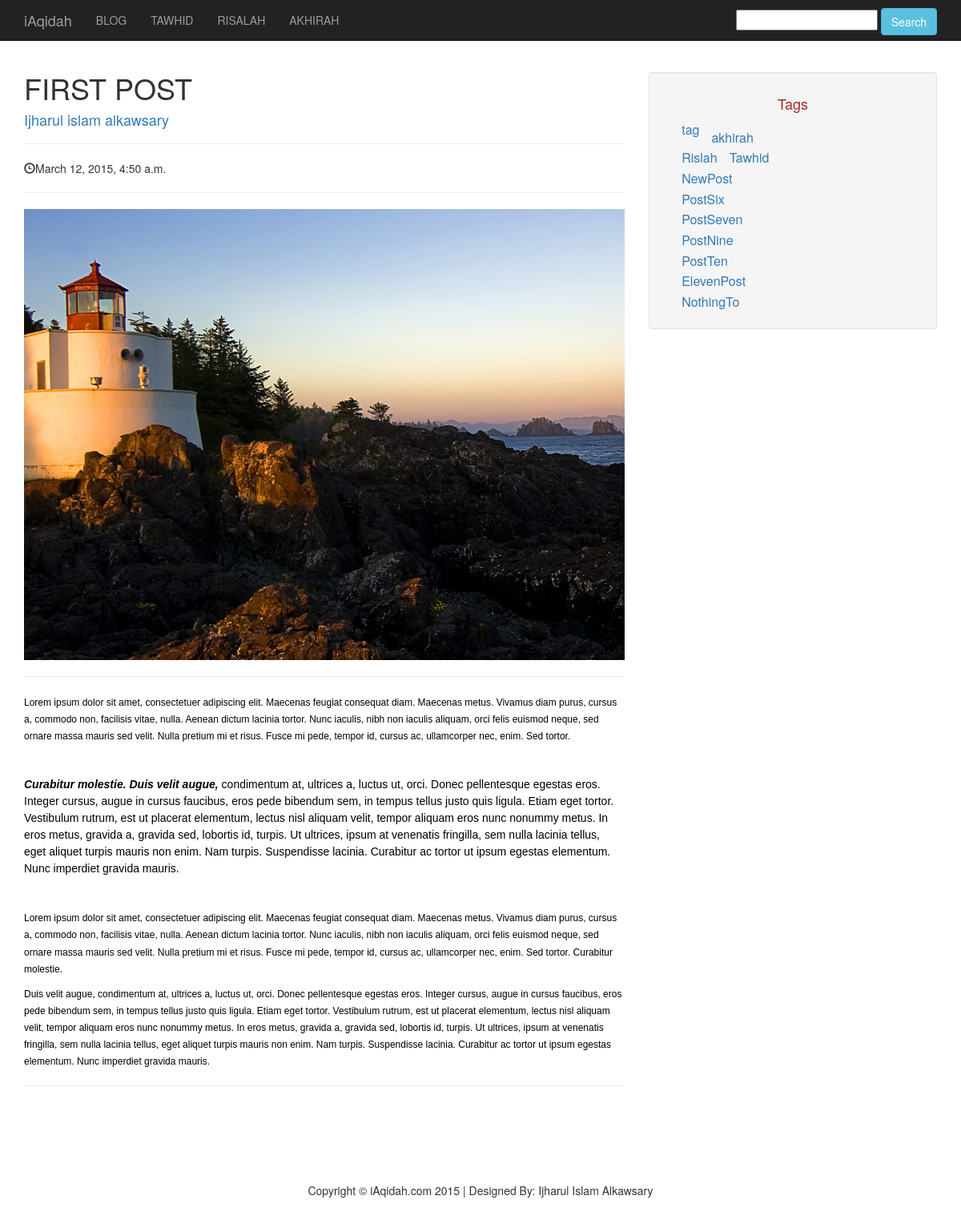
The page /blog/view/first-post.html on the database its author committed.
### blog/models.py (models this page shows, shortened)
class Category(models.Model):
    title = models.CharField(max_length=100, db_index=True)
    slug = models.SlugField(max_length=100, db_index=True)
    @permalink
    def get_absolute_url(self):
        return ('view_blog_category', None, { 'slug': self.slug })

class Blog(models.Model):
    title = models.CharField(max_length=100, unique=True)
    slug = models.SlugField(max_length=100, unique=True)
    authors = models.ManyToManyField(Author, blank=True, related_name='blog_set')
    author_name = models.CharField(max_length=256, blank=True, default='')
    tags = TaggableManager()
    body = RichTextField()
    created = models.DateTimeField(db_index=True, auto_now_add=True)
    category = models.ForeignKey('blog.Category')
    photo = models.ImageField (upload_to = 'media/', blank = True, null = True)
    def get_authors_link(self):
        link = ''
        if self.authors.count() > 1:
            for author in self.authors.all():
                link = link + '<span><a href="' + author.get_absolute_url() + '">' + author.name + '</a></span>'
        else:
            for author in self.authors.all():
                link = link + '<span><a href="' + author.get_absolute_url() + '">' + author.name + '</a></span>'
        if not link:
            link = self.author_name
        if link:
            return '<p>' + link + '</p>'
        else:
            return link

class Author(models.Model):
    name = models.CharField(max_length=255)
    slug_name = models.SlugField(max_length=255)
    description = models.TextField(null=True, blank=True)
    short_introduction = models.CharField(max_length=1024, blank=True, default='')
    email = models.EmailField(null=True, blank=True)
    def get_absolute_url(self):
        return '/author/' + self.slug_name

### blog/views.py (the view)
def view_post(request, slug):
    tags = Tag.objects.all()
    return render_to_response('view_post.html', {
        'post': get_object_or_404(Blog, slug=slug),
        'categories': Category.objects.all(),
        'tags': tags,
    })

### blog/templates/view_post.html (shortened to what this page needs)
{% extends 'base.html' %}
{% block content %}
    <div class="container">
        <div class="row">
            <div class="col-lg-8">
                <h1>{{post.title |upper}}</h1>
                    <h4>  {{post.get_authors_link|safe }} </h4>
                <hr>
                <p><span class="glyphicon glyphicon-time"></span>{{post.created}}</p>
                <hr>
                <img class="img-responsive" src="/media/{{post.photo}}" alt="">
                <hr>
                <p> {{post.body|safe}}</p>
                <hr>
            </div>
            <div class="col-md-4">
                <div class="well" style = "margin-top:20px;">
                    <h4 style = "text-align:center; color:brown;"> Tags</h4>
                    <div class="row">
                        <div class="col-lg-6">
                        	     {% if tags %}
                                    {% for tag in tags %}
                                    <ul style = "padding:0 .5em 0 1em; white-space: nowrap;font-size: 80%;line-height: 220%;color: #7d7d7f;">
                                    	<li style = "float: left; padding: 0 5px 0 10px; magin:0;list-style-type: none; font-family: "Trebuchet MS";display: list-item;text-align: -webkit-match-parent;">
                                        <a href="{% url 'tag_details' tag.slug %}">
                                            <font size="3" style="">{{ tag }} </font>
                                        </a>
                                    </li>
                                     </ul>
                                    {% endfor %}
                                {% endif %}
                        </div>
                    </div>
                </div>
            </div>
        </div>
        {% endblock %}

### blog/templates/base.html (shortened to what this page needs)
{% load staticfiles %}
<!DOCTYPE html>
<html lang="en">
<head>
    <link href=" {% static "/static/css/bootstrap.min.css" %}" rel="stylesheet">
    <link href="{% static "/static/css/3-col-portfolio.css" %}" rel="stylesheet">
</head>
<body style = "padding-top:70px;">
    <nav class="navbar navbar-inverse navbar-fixed-top" role="navigation">
        <div class="container">
            <div class="navbar-header">
                <a class="navbar-brand" href="http://localhost:8000/">iAqidah</a>
            </div>
            <div class="collapse navbar-collapse" id="bs-example-navbar-collapse-1">
                <ul class = "nav navbar-nav">
                    <li>
                        <a href = "http://localhost:8000/blog" >BLOG </a>
                    </li>
                </ul>
                {% if categories %}
                    {% for category in  categories %}
                <ul class="nav navbar-nav">
                    <li>
                        <a href="{{category.get_absolute_url}}"> {{category.title|upper}}</a>
                    </li>
                </ul>
                {% endfor %}
                {% endif %}
                <ul class = "nav navbar-nav" style = "float:right; padding-top:10px;">
                        <li>
                            <form method="get" action="{% url 'watson:search' %}">
                                     <input name="q" value="{{request.GET.q}}">
                                    <input type="submit" class="btn btn-info" value="Search" size="3"/>
                            </form>
                        </li>
                </ul>
            </div>
        </div>
    </nav>
    {% block content %}
    {% endblock %}
        <footer>
            <div class="row" style = "margin-top: 100px;">
                <div class="col-lg-12">
                    <p style = "text-align:center;">Copyright &copy; iAqidah.com 2015 | Designed By: Ijharul Islam Alkawsary </p>
                </div>
            </div>
        </footer>
</body>
</html>

### blog/static/css/3-col-portfolio.css (style rules this page uses)
body { padding-top: 70px; }
footer { margin: 50px 0; }

### rows shown on the page
Category: title "TAWHID"
Category: title "RISALAH"
Category: title "AKHIRAH"
Blog: title "FIRST POST", get_authors_link "Ijharul islam alkawsary", created "March 12, 2015, 4:50 a.m.", photo (picture), body "Lorem ipsum dolor sit amet, consectetuer adipiscing elit. Maecenas feugiat consequat diam. Maecenas metus. Vivamus diam purus, cursus a, commodo non, facilisis vitae, nulla. Aenean dictum lacinia tortor. Nunc iaculis, nibh non iaculis aliquam, orci felis euismod neque, sed ornare massa mauris sed velit. Nulla pretium mi et risus. Fusce mi pede, tempor id, cursus ac, ullamcorper nec, enim. Sed tortor. Curabitur molestie. Duis velit augue, condimentum at, ultrices a, luctus ut, orci. Donec pellentesque egestas eros. Integer cursus, augue in cursus faucibus, eros pede bibendum sem, in tempus tellus justo quis ligula. Etiam eget tortor. Vestibulum rutrum, est ut placerat elementum, lectus nisl…"
Tag: name "tag"
Tag: name "akhirah"
Tag: name "Rislah"
Tag: name "Tawhid"
Tag: name "NewPost"
Tag: name "PostSix"
Tag: name "PostSeven"
Tag: name "PostNine"
Tag: name "PostTen"
Tag: name "ElevenPost"
Tag: name "NothingTo"
